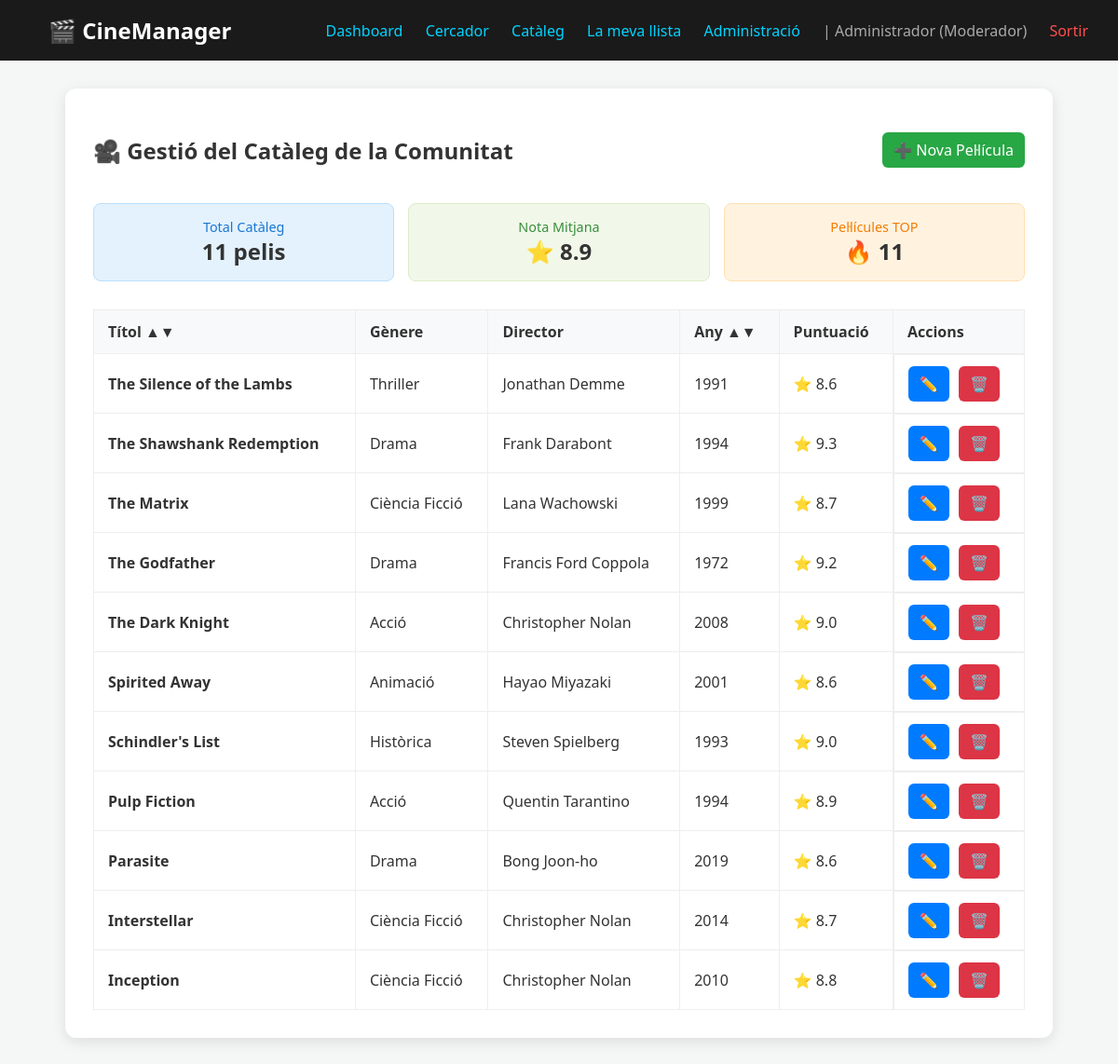
/pelicules_read.php?ordre=titol&dir=DESC (signed in), run on the app's committed database.
### tables this page shows
CREATE TABLE pelicules (
    id_pelicula INT AUTO_INCREMENT PRIMARY KEY,
    titol VARCHAR(100) NOT NULL UNIQUE,
    genere VARCHAR(255) NOT NULL,
    director VARCHAR(100),
    any_estrena INT,
    sinopsi TEXT,
    puntuacio DECIMAL(3,1)
);

### pelicules_read.php (the view, shortened to what this page needs)
<?php
require_once 'header.php';
require_once 'config/db_connect.php';
$sql_stats = "SELECT
                COUNT(*) as total,
                AVG(puntuacio) as media,
                SUM(CASE WHEN puntuacio >= 8 THEN 1 ELSE 0 END) as top_pelis
              FROM pelicules";
$res_stats = mysqli_query($conexion, $sql_stats);
$stats = mysqli_fetch_assoc($res_stats);
$ordre = $_GET['ordre'] ?? 'titol';
$dir = $_GET['dir'] ?? 'ASC';
$sql = "SELECT * FROM pelicules ORDER BY $ordre $dir";
$res = mysqli_query($conexion, $sql);
?>
<div class="container">
    <div style="display: flex; justify-content: space-between; align-items: center; margin-bottom: 20px;">
        <h2>🎥 Gestió del Catàleg de la Comunitat</h2>
        <a href="pelicules_create.php" class="btn btn-add">➕ Nova Pel·lícula</a>
    </div>
    <div style="display: grid; grid-template-columns: repeat(3, 1fr); gap: 15px; margin-bottom: 30px;">
        <div style="background: #e3f2fd; padding: 15px; border-radius: 8px; text-align: center; border: 1px solid #bbdefb;">
            <span style="display: block; font-size: 0.9rem; color: #1976d2;">Total Catàleg</span>
            <strong style="font-size: 1.5rem;"><?php echo $stats['total'] ?? 0; ?> pelis</strong>
        </div>
        <div style="background: #f1f8e9; padding: 15px; border-radius: 8px; text-align: center; border: 1px solid #dcedc8;">
            <span style="display: block; font-size: 0.9rem; color: #388e3c;">Nota Mitjana</span>
            <strong style="font-size: 1.5rem;">⭐ <?php echo number_format($stats['media'] ?? 0, 1); ?></strong>
        </div>
        <div style="background: #fff3e0; padding: 15px; border-radius: 8px; text-align: center; border: 1px solid #ffe0b2;">
            <span style="display: block; font-size: 0.9rem; color: #f57c00;">Pel·lícules TOP</span>
            <strong style="font-size: 1.5rem;">🔥 <?php echo $stats['top_pelis'] ?? 0; ?></strong>
        </div>
    </div>
    <table>
        <thead>
            <tr>
                <th><a href="?ordre=titol&dir=<?php echo $dir == 'ASC' ? 'DESC' : 'ASC'; ?>" style="text-decoration:none; color:inherit;">Títol ▲▼</a></th>
                <th>Gènere</th>
                <th>Director</th>
                <th><a href="?ordre=any_estrena&dir=<?php echo $dir == 'ASC' ? 'DESC' : 'ASC'; ?>" style="text-decoration:none; color:inherit;">Any ▲▼</a></th>
                <th>Puntuació</th>
                <th style="width: 110px;">Accions</th>
            </tr>
        </thead>
        <tbody>
            <?php if(mysqli_num_rows($res) > 0): ?>
                <?php while($row = mysqli_fetch_assoc($res)): ?>
                <tr>
                    <td><strong><?php echo htmlspecialchars($row['titol']); ?></strong></td>
                    <td><?php echo htmlspecialchars($row['genere']); ?></td>
                    <td><?php echo htmlspecialchars($row['director']); ?></td>
                    <td><?php echo $row['any_estrena']; ?></td>
                    <td>⭐ <?php echo $row['puntuacio']; ?></td>
                    <td class="acciones">
                        <a href="pelicules_update.php?id=<?php echo $row['id_pelicula']; ?>" class="btn btn-edit" title="Editar">✏️</a>
                        <a href="pelicules_delete.php?id=<?php echo $row['id_pelicula']; ?>" class="btn btn-del" onclick="return confirm('Segur que vols eliminar-la?')" title="Eliminar">🗑️</a>
                    </td>
                </tr>
                <?php endwhile; ?>
            <?php else: ?>
                <tr><td colspan="6" style="text-align:center;">No hi ha pel·lícules al catàleg.</td></tr>
            <?php endif; ?>
        </tbody>
    </table>
</div>

### header.php (style rules this page uses)
body { font-family: 'Segoe UI', Tahoma, Geneva, Verdana, sans-serif; margin: 0; background-color: #f4f7f6; color: #333; }
.container { max-width: 1000px; margin: 30px auto; background: white; padding: 30px; border-radius: 12px; box-shadow: 0 4px 15px rgba(0,0,0,0.1); }
table { width: 100%; border-collapse: collapse; margin-top: 20px; background: #fff; table-layout: auto; }
th, td { padding: 12px 15px; border: 1px solid #eee; text-align: left; }
th { background: #f8f9fa; font-weight: bold; }
.acciones { display: flex; gap: 10px; align-items: center; justify-content: flex-start; }
.btn { padding: 8px 12px; border-radius: 6px; text-decoration: none; display: inline-flex; align-items: center; justify-content: center; transition: 0.3s; border: none; cursor: pointer; min-width: 38px; height: 38px; box-sizing: border-box; }
.btn-add { background: #28a745; color: white; }
.btn-edit { background: #007bff; color: white; }
.btn-del { background: #dc3545; color: white; }

### data on the page
pelicules: titol "The Silence of the Lambs", genere "Thriller", director "Jonathan Demme", any_estrena "1991", puntuacio "8.6"
pelicules: titol "The Shawshank Redemption", genere "Drama", director "Frank Darabont", any_estrena "1994", puntuacio "9.3"
pelicules: titol "The Matrix", genere "Ciència Ficció", director "Lana Wachowski", any_estrena "1999", puntuacio "8.7"
pelicules: titol "The Godfather", genere "Drama", director "Francis Ford Coppola", any_estrena "1972", puntuacio "9.2"
pelicules: titol "The Dark Knight", genere "Acció", director "Christopher Nolan", any_estrena "2008", puntuacio "9.0"
pelicules: titol "Spirited Away", genere "Animació", director "Hayao Miyazaki", any_estrena "2001", puntuacio "8.6"
pelicules: titol "Schindler's List", genere "Històrica", director "Steven Spielberg", any_estrena "1993", puntuacio "9.0"
pelicules: titol "Pulp Fiction", genere "Acció", director "Quentin Tarantino", any_estrena "1994", puntuacio "8.9"
pelicules: titol "Parasite", genere "Drama", director "Bong Joon-ho", any_estrena "2019", puntuacio "8.6"
pelicules: titol "Interstellar", genere "Ciència Ficció", director "Christopher Nolan", any_estrena "2014", puntuacio "8.7"
pelicules: titol "Inception", genere "Ciència Ficció", director "Christopher Nolan", any_estrena "2010", puntuacio "8.8"

### other printed values
$nom_usuari "Administrador"
$rol "Moderador"
$stats['total'] "11"
$stats['media'] "8.9"
$stats['top_pelis'] "11"
